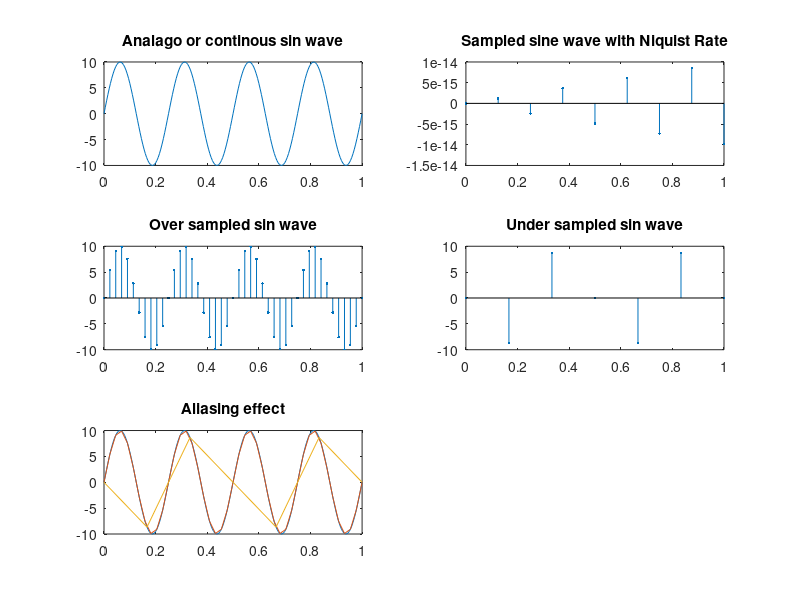

MATLAB code for this plot:

clc;
clear all;
close all;

%sin wave:

a = 10;
f = 4;
t = 0:0.005:1;
analogSignal=a*sin(2*pi*f*t);
subplot(3,2,1);
plot(t,analogSignal);
title('Analago or continous sin wave');

%1)Sampled sin wave  with fs = 2*f (Sampling with Niquist Rate) :

fs = 2*f;
ts = 0:1/fs:1;
sampledSignal = a*sin(2*pi*f*ts);
subplot(3,2,2);
%grid on;
stem(ts,sampledSignal,'.');
%hold on;
title('Sampled sine wave with Niquist Rate');

%2)Over sampled sin wave with fs>2*f :

fs = 11*f;
ts2 = 0:1/fs:1;
overSampledSin = a*sin(2*pi*f*ts2);
subplot(3,2,3);
stem(ts2,overSampledSin,'.');
title('Over sampled sin wave');

%3) Under sampled sin wave with fs<2*f:

fs = 1.5*f;
ts3 = 0:1/fs:1;
underSampledSin = a*sin(2*pi*f*ts3);
subplot(3,2,4);
stem(ts3,underSampledSin,'.');
title('Under sampled sin wave');

%4) Aliasing effect : 
subplot(3,2,5);
plot(t,analogSignal,ts2,overSampledSin,ts3,underSampledSin);
title('Aliasing effect');
